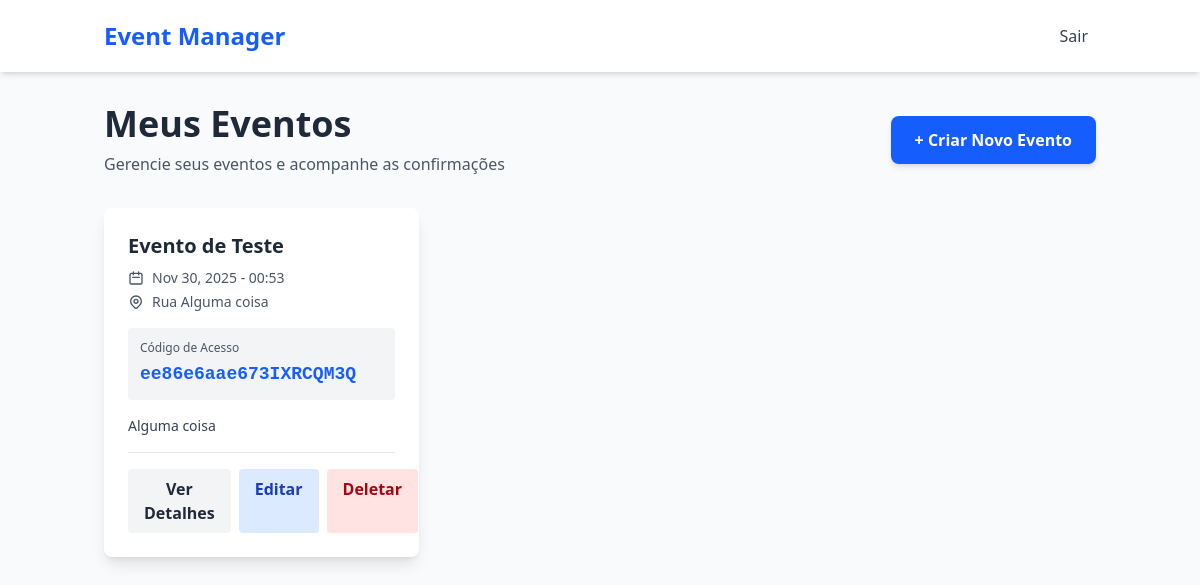
The page /eventos (signed in) on the database its author committed.
### core/models.py (models this page shows, shortened)
class Event(models.Model):
  name = models.CharField(max_length=120)
  date = models.DateTimeField()
  location = models.CharField(max_length=250)
  description = models.TextField(blank=True)
  access_code = models.CharField(max_length=10, unique=True, editable=False)
  created_by = models.ForeignKey(User, on_delete=models.CASCADE)

### core/views.py (the view)
# urls.py: path('eventos', views.EventListView.as_view(), name='event-list'),
class EventListView(LoginRequiredMixin, ListView):
  model = Event
  template_name = 'event_list.html'
  context_object_name = 'events'
  def get_queryset(self):
    return Event.objects.filter(created_by=self.request.user).order_by('-date')

### core/templates/event_list.html (shortened to what this page needs)
{% extends 'base.html' %}
{% block content %}
<div class="container mx-auto px-4 py-8">
  <div class="flex flex-col md:flex-row justify-between items-center mb-8 gap-6">
    <div>
      <h1 class="text-3xl md:text-4xl font-bold text-gray-800">Meus Eventos</h1>
      <p class="text-gray-600 mt-2">Gerencie seus eventos e acompanhe as confirmações</p>
    </div>
    <div class="flex flex-col md:flex-row gap-4 w-full md:w-auto">
      <a href="{% url 'event-create' %}"
        class="bg-blue-600 hover:bg-blue-700 text-white font-bold py-3 px-6 rounded-lg transition duration-150 ease-in-out shadow-md text-center">
        + Criar Novo Evento
      </a>
    </div>
  </div>
  {% if events %}
  <div class="grid grid-cols-1 md:grid-cols-2 lg:grid-cols-3 gap-6">
    {% for event in events %}
    <div class="bg-white rounded-lg shadow-lg hover:shadow-xl transition-shadow duration-300">
      <div class="p-4 md:p-6">
        <div class="mb-4">
          <h3 class="text-lg md:text-xl font-bold text-gray-800 mb-2">{{ event.name }}</h3>
          <p class="text-sm text-gray-600 flex items-center gap-1">
            <svg class="inline w-4 h-4 mr-1" fill="none" stroke="currentColor" viewBox="0 0 24 24">
              <path stroke-linecap="round" stroke-linejoin="round" stroke-width="2"
                d="M8 7V3m8 4V3m-9 8h10M5 21h14a2 2 0 002-2V7a2 2 0 00-2-2H5a2 2 0 00-2 2v12a2 2 0 002 2z"></path>
            </svg>
            {{ event.date|date:"M d, Y - H:i" }}
          </p>
          <p class="text-sm text-gray-600 mt-1 flex items-center gap-1">
            {{ event.location }}
          </p>
        </div>
        <div class="bg-gray-100 rounded p-3 mb-4 wrap-break-words">
          <p class="text-xs text-gray-600 mb-1">Código de Acesso</p>
          <p class="text-lg font-mono font-bold text-blue-600">{{ event.access_code }}</p>
        </div>
        {% if event.description %}
        <p class="text-gray-700 text-sm mb-4 line-clamp-2">{{ event.description }}</p>
        {% endif %}
        <div class="flex flex-col md:flex-row gap-2 pt-4 border-t border-gray-200">
          <a href="{% url 'event-detail' event.pk %}"
            class="flex-1 text-center bg-gray-100 hover:bg-gray-200 text-gray-800 font-semibold py-2 px-4 rounded transition duration-150">
            Ver Detalhes
          </a>
          <a href="{% url 'event-update' event.pk %}"
            class="flex-1 text-center bg-blue-100 hover:bg-blue-200 text-blue-800 font-semibold py-2 px-4 rounded transition duration-150">
            Editar
          </a>
          <a href="{% url 'event-delete' event.pk %}"
            class="flex-1 text-center bg-red-100 hover:bg-red-200 text-red-800 font-semibold py-2 px-4 rounded transition duration-150">
            Deletar
          </a>
        </div>
      </div>
    </div>
    {% endfor %}
  </div>
  {% endif %}
</div>
{% endblock content %}

### rows shown on the page
Event: name "Evento de Teste", date "Nov 30, 2025 - 00:53", location "Rua Alguma coisa", access_code "ee86e6aae673IXRCQM3Q", description "Alguma coisa"
